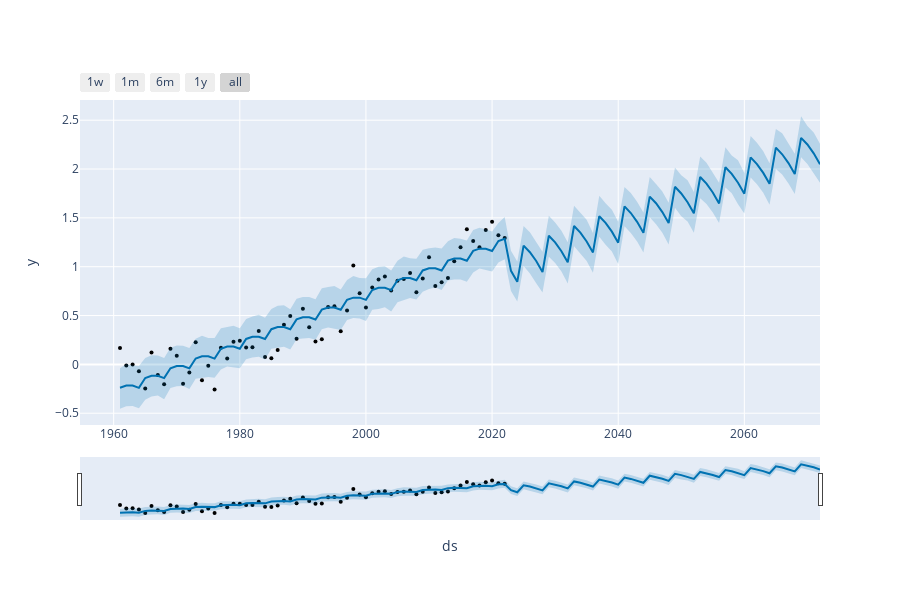

This figure's notebook cell:
### Code cell
from prophet.plot import plot_plotly,plot_components_plotly

plot = plot_plotly(m, forecast)
plot.show()
